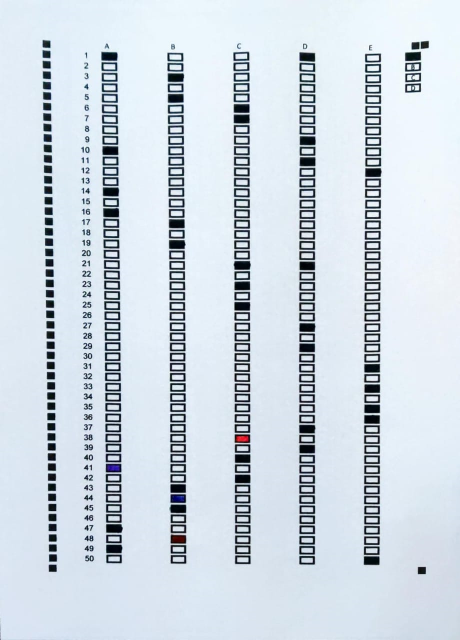
%> input picture preenchido2.png, 920 x 1280 px (shown at 1/2 size)
$ octave main.m   (GNU Octave 9; MATLAB toolbox functions it lacks are replaced by stand-ins)
%> lines starting %> are read from the running program, lines starting %| are printed output that depends on the picture; in (x1, y1, x2, y2) boxes, pixels count from 0 and x2, y2 are one past the last pixel; in counts of white or black regions, pixels touching at a corner belong together; the program's own positions count from 1
%Authors: Eric Schmidt and Emílio Dallastella

clear all; close all; clc;

pkg image load;

%lê as imagens
I = imread('preenchido2.png');
%> I is the input picture: size 1280x920x3 uint8; mean R, G, B 206.6, 216.8, 226.2

%referência do código do começo: https://www.mathworks.com/matlabcentral/answers/24943-detect-square-in-image
%tira o limiar, ou seja, tá encontrando o que limite entre o fundo e o
% que interessa.
%o limiar é um valor entre 0 e 255 que separa a imagem, o que for maior é 1
% e o que for menor é 0.
%graythresh faz um método de achar o limiar, separa o fundo do que interessa
%o im2bw aplica essa limiar à sua imagem
%transforma tudo que não é branco e preto em branco e preto
Ibw = ~im2bw(I,graythresh(I));
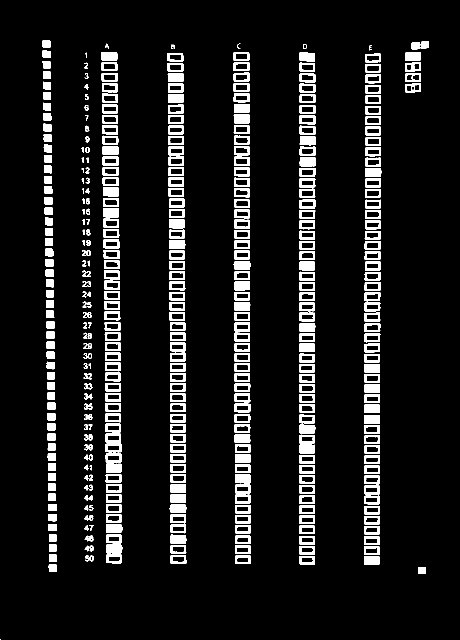
%> Ibw: size 1280x920 logical (shown at 1/2 size); 9.1% white; 398 white regions (4 under 20 px), largest, box (x1, y1, x2, y2) and area: (599, 314, 631, 333) 576, (212, 1048, 246, 1066) 573, (338, 480, 371, 498) 571

%busca "buracos" na imagem, os quadrados das questões são preenchidos com 1
Ifill = imfill(Ibw,'holes');
%> Ifill: size 1280x920 logical; 13.3% white; 398 white regions (4 under 20 px), largest, box (x1, y1, x2, y2) and area: (599, 314, 631, 333) 576, (205, 313, 237, 331) 573, (730, 420, 762, 438) 573

%ele pega e exclui objetos com área menor que 400 / 120
%isso tira ruído por exemplo
Iarea = bwareaopen(Ifill,400);
%> Iarea: size 1280x920 logical; 11.7% white; 254 white regions

Ifinal = bwlabel(Iarea);
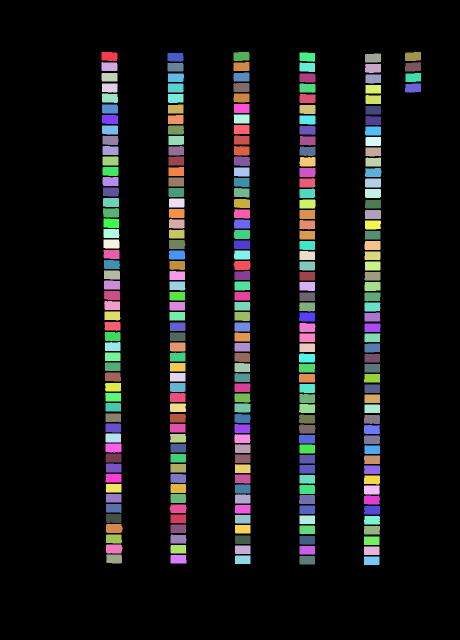
%> Ifinal: size 1280x920 double (shown at 1/2 size); 255 distinct labels, from 0 to 254; one colour per label, 0 black

%ela mede propriedades de objetos. Ela encontra o centro do objetos
%o contorno dele
%a stat29 é a matriz que me diz onde tá cada coisa
stat29 = regionprops(Ifinal,'boundingbox');
%> stat29 = 254 regions; largest, box (x1, y1, x2, y2): (212, 1048, 246, 1066), (467, 522, 501, 540), (204, 187, 236, 206), (205, 271, 237, 290), (206, 416, 238, 435)
%imprime a imagem original
figure(1); imshow(I); hold on;

%imprime os quadrados vermelhos na imagem
for cnt = 1 : numel(stat29) %pegando só as questões
    bb = stat29(cnt).BoundingBox;
    rectangle('position',bb,'edgecolor','r','linewidth',2);
end
%> this loop made 254 passes
%> bb on passes 1 to 3: [203.5 104.5 32 18], [203.5 124.5 32 18], [203.5 146.5 32 17]
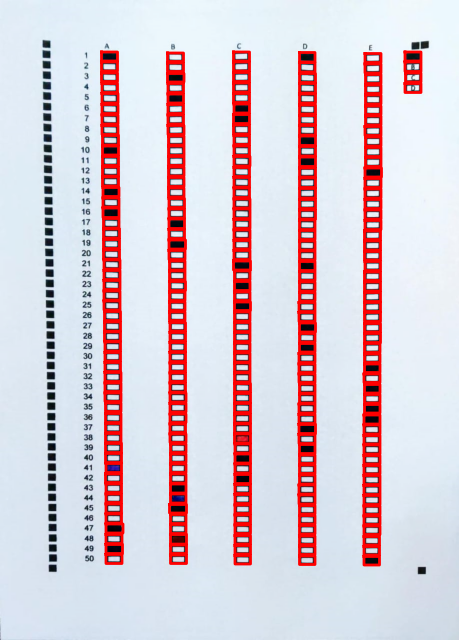
%> figure redrawn from the program's plot data; shown at 1/2 size
%colocando os tipos de prova em vetor e os removendo da matriz principal
for i = 1:4
   tipos_estruturas(i).BoundingBox = stat29(251).BoundingBox;
   stat29(251) = [];
end
%> after the loop, stat29 = 250 regions; largest, box (x1, y1, x2, y2): (212, 1048, 246, 1066), (467, 522, 501, 540), (204, 187, 236, 206), (205, 271, 237, 290), (206, 416, 238, 435); tipos_estruturas = 4 regions; box (x1, y1, x2, y2): (810, 104, 842, 122), (810, 124, 842, 143), (810, 167, 842, 185), (811, 146, 842, 164)

%ordenando as caixas do tipo de prova
  for i = 0:3 %bubble sort para o valor y
       for j = 1:4-i-1
           if(tipos_estruturas(j).BoundingBox(2) > tipos_estruturas(j+1).BoundingBox(2))
                 temp0 = tipos_estruturas(j).BoundingBox;
                 tipos_estruturas(j).BoundingBox = tipos_estruturas(j+1).BoundingBox;
                 tipos_estruturas(j+1).BoundingBox = temp0;
           end
      end
  end
%> after the loop, temp0 = [810.5 167.5 32 18]; tipos_estruturas = 4 regions; box (x1, y1, x2, y2): (810, 104, 842, 122), (810, 124, 842, 143), (811, 146, 842, 164), (810, 167, 842, 185)

%ordenando respostas por y (ordenando de 1-50)
for j = 0:numel(stat29)-1
    for i = 1: numel(stat29)-j-1
        if stat29(i).BoundingBox(2) >stat29(i+1).BoundingBox(2)
            temp = stat29(i);
            stat29(i) = stat29(i+1);
            stat29(i+1) = temp;
        end
    end
end
%> after the loop, stat29 = 250 regions; largest, box (x1, y1, x2, y2): (467, 522, 501, 540), (212, 1048, 246, 1066), (599, 167, 631, 186), (204, 187, 236, 206), (599, 251, 631, 270); temp = 1 region; box (x1, y1, x2, y2): (467, 166, 499, 184)

%ordenando as estruturas (elementos do vetor stat29) em uma matriz
for i = 1:50
  for j = 1:5
        stat29(i,j).BoundingBox = stat29(i+j-1).BoundingBox; %coloca na linha
        if(j==5) %quando chegar em 5 elementos, apaga da coluna
           stat29(i+j-4,:) = [];
           stat29(i+j-4,:) = [];
           stat29(i+j-4,:) = [];
           stat29(i+j-4,:) = [];
        end
  end
end
%> after the loop, stat29 = 250 regions; largest, box (x1, y1, x2, y2): (212, 1048, 246, 1066), (467, 522, 501, 540), (204, 187, 236, 206), (205, 271, 237, 290), (206, 416, 238, 435)

%ordenando as linhas da matriz com base no valor em x (ordenando de A a E)
%fazendo um bubble sort para cada linha
for i = 1:50 %percorre as linhas de cima pra baixo 1 - 50
  for j = 0:4 %bubble sort em cada linha para o valor x
       for k = 1:5-j-1
           if(stat29(i,k).BoundingBox(1) > stat29(i,k+1).BoundingBox(1))
                 temp1= stat29(i,k).BoundingBox;
                 stat29(i,k).BoundingBox = stat29(i,k+1).BoundingBox;
                 stat29(i,k+1).BoundingBox = temp1;
           end
      end
  end
end
%> after the loop, temp1 = [468.5 271.5 31 18]

%stat29 é a matriz com o mapa de onde estão os quadrados das questões
%Ibw é a matriz com todos os pontos pretos (1) e brancos (0) da imagem
%usando stat29, podemos ver onde os quadrados estão na imagem (e em Ibw)
%aí, é só somar os elementos de cada área para saber se está preenchido
%a área de cada quadrado é em torno de 33 x 18px = 594px
%e a área da imagem é 951 x 1226px = 1.165.926px


%acha os retangulos de stat29 no Ibw
indice_resposta = 1; %é usado para inserir os valores na linha certa da matriz resposta
for i = 1:50
    for j = 1:5
       caixa = imcrop(Ibw, stat29(i,j).BoundingBox); %imcrop pega os pontos em Ibw e coloca em caixa
       resposta(indice_resposta,1) = sum(caixa(:)); %é a matriz com a soma dos pixels
       indice_resposta = indice_resposta + 1;
    end
end
%> after the loop, indice_resposta = 251; resposta = 250 values, max 576 at index 54, min 283 at index 6, mean 352.3

%ordenando os elementos do vetor resposta em uma matriz (de 250x1 para 50x5)
for i = 1:50
  for j = 1:5
        resposta(i,j) = resposta(i+j-1); %coloca na linha
        if(j==5) %quando chegar em 5 elementos, apaga da coluna
           resposta(i+j-4,:) = [];
           resposta(i+j-4,:) = [];
           resposta(i+j-4,:) = [];
           resposta(i+j-4,:) = [];
        end
  end
end
%> after the loop, resposta = 50 rows, first 8: [545 285 307 531 305; 283 301 300 305 303; 297 534 295 314 305; 306 322 335 307 284; 314 544 322 301 297; 333 298 556 327 295; 328 303 557 321 284; 332 330 313 306 329]

%lendo as respostas assinaladas (o índice do maior valor de cada linha
%ou nada caso esteja em branco)
%considerando acima de 420 pixels hachurado e abaixo de 420 / 140 não
respostas_aluno = [];
for i = 1:50
    [valor ind] = max(resposta(i,:)); %le o valor maximo de cada linha
    if(valor > 420)
        respostas_aluno = [respostas_aluno ind];
    end
    if(valor <= 420)
        respostas_aluno = [respostas_aluno 0];
    end
end
%> this loop made 50 passes
%> (valor, ind, respostas_aluno) on passes 1 to 12: (545, 1, 1), (305, 4, [1 0]), (534, 2, [1 0 2]), (335, 3, [1 0 2 0]), (544, 2, [1 0 2 0 2]), (556, 3, [1 0 2 0 2 3]), (557, 3, [1 0 2 0 2 3 3]), (332, 1, [1 0 2 0 2 3 3 0]), (539, 4, [1 0 2 0 2 3 3 0 4]), (555, 1, [1 0 2 0 2 3 3 0 4 1]), (576, 4, [1 0 2 0 2 3 3 0 4 1 4]), (551, 5, [1 0 2 0 2 3 3 0 4 1 4 5])
%> (valor, ind) on passes 17 to 22: (552, 2), (339, 3), (571, 2), (335, 2), (570, 3), (326, 1)
%> after the loop, respostas_aluno = 50 values, max 5 at index 12, min 0 at index 2, mean 2.02


%verificando se mais de uma alternativa foi hachurada na mesma linha
%420 pixels hachurado e abaixo de 420 / 140 não
q_hachuradas_temp = 0;
quantidade_q_maisde1 = 0;
for i = 1:50
    for j = 1:5
        if(resposta(i,j) > 420)
            q_hachuradas_temp = q_hachuradas_temp + 1;
        end
    end
    if(q_hachuradas_temp > 1) %anula a questão
        respostas_aluno(i) = -1;
        quantidade_q_maisde1 = quantidade_q_maisde1 + 1;
    end
     q_hachuradas_temp = 0;
 end
%> after the loop, quantidade_q_maisde1 = 2; respostas_aluno = 50 values, max 5 at index 12, min -1 at index 1, mean 1.9

%lendo qual tipo de prova está marcada
for i = 1:4
       caixa2 = imcrop(Ibw, tipos_estruturas(i).BoundingBox);
       tipos_provas(i,1) = sum(caixa2(:));

end
%> after the loop, tipos_provas = [544; 340; 307; 330]


%retirando o tipo de prova da imagem (o índice do maior valor de cada linha)
tipo_escolhido = [];
[valor tipo_escolhido] = max(tipos_provas);
%> valor = 544; tipo_escolhido = 1

%caso o tipo de prova não tenha sido preenchido
%420 pixels hachurado e abaixo de 420 / 140 não
if(valor < 420)
   tipo_escolhido = 0;
end

%descobre qual tipo de prova é
% se for A, carrega o gabarito A, se for B, o B e etc
if(tipo_escolhido == 0)
  disp(['erro, tipo de prova não escolhido']);
  return;
end
if(tipo_escolhido == 1)
  G = imread('gabaritoA1.png');
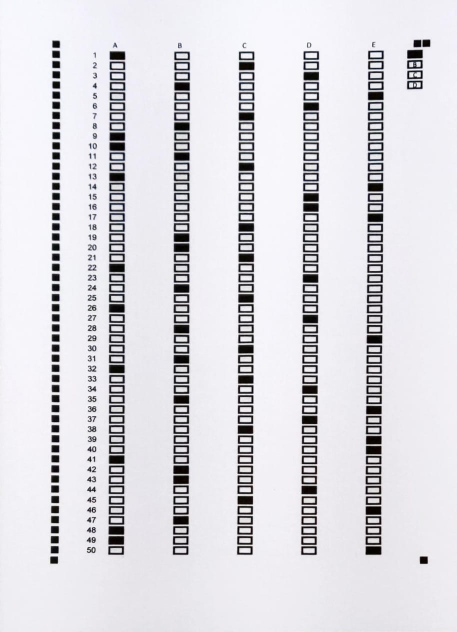
%> input picture gabaritoA1.png, 914 x 1264 px (shown at 1/2 size)
%> G is the input picture: size 1264x914x3 uint8; mean R, G, B 219.6, 218.4, 223.5
end
if(tipo_escolhido == 2)
  G = imread('gabaritoB1.png');
end
if(tipo_escolhido == 3)
  G = imread('gabaritoC1.png');
end
if(tipo_escolhido == 4)
  G = imread('gabaritoD1.png');
end

%------------------- GABARITO ----------------------

%tira o limiar, ou seja, tá encontrando o que limite entre o fundo e o
% que interessa.
%o limiar é um valor entre 0 e 255 que separa a imagem, o que for maior é 1
% e o que for menor é 0.
%graythresh faz um método de achar o limiar, separa o fundo do que interessa
%o im2bw aplica essa limiar à sua imagem
%transforma tudo que não é branco e preto em branco e preto
Gbw = ~im2bw(G,graythresh(G));
%> Gbw: size 1264x914 logical; 9.2% white; 398 white regions (5 under 20 px), largest, box (x1, y1, x2, y2) and area: (731, 1092, 763, 1110) 568, (347, 649, 379, 667) 561, (731, 1012, 763, 1030) 559

%busca "buracos" na imagem, os quadrados das questões são preenchidos com 1
Gfill = imfill(Gbw,'holes');
%> Gfill: size 1264x914 logical; 13.1% white; 398 white regions (5 under 20 px), largest, box (x1, y1, x2, y2) and area: (731, 1072, 763, 1090) 570, (731, 1092, 763, 1110) 568, (347, 588, 379, 606) 564

%ele pega e exclui objetos com área menor que 400
%isso tira ruído por exemplo
Garea = bwareaopen(Gfill,400);
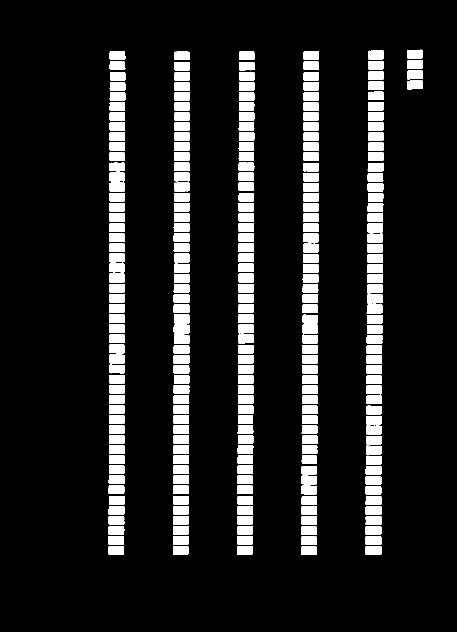
%> Garea: size 1264x914 logical (shown at 1/2 size); 11.6% white; 254 white regions

Gfinal = bwlabel(Garea);
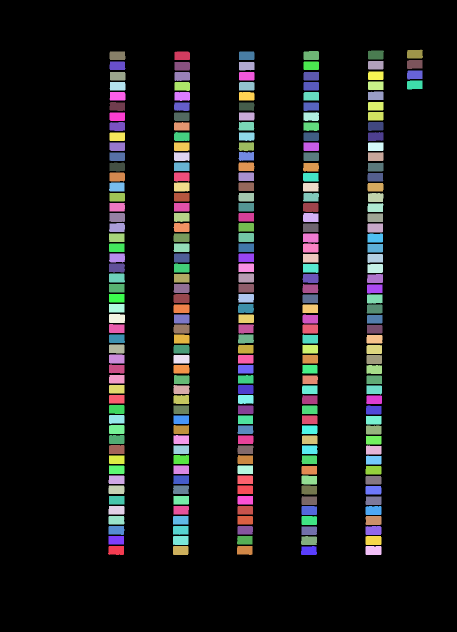
%> Gfinal: size 1264x914 double (shown at 1/2 size); 255 distinct labels, from 0 to 254; one colour per label, 0 black

%ela mede propriedades de objetos. Ela encontra o centro do objetos
%o contorno dele
%a stat29 é a matriz que me diz onde tá cada coisa
matriz_caixas_G = regionprops(Gfinal,'boundingbox');
%> matriz_caixas_G = 254 regions; largest, box (x1, y1, x2, y2): (216, 1092, 248, 1110), (217, 1052, 249, 1070), (218, 426, 250, 444), (218, 446, 250, 464), (218, 507, 250, 525)

%imprime a imagem original
figure(2); imshow(G); hold on;

%imprime os quadrados vermelhos na imagem
for cnt = 1 : numel(matriz_caixas_G) %pegando só as questões
    bbg = matriz_caixas_G(cnt).BoundingBox;
    rectangle('position',bbg,'edgecolor','r','linewidth',2);
end
%> this loop made 254 passes
%> bbg on passes 1 to 3: [216.5 1092.5 32 18], [217.5 951.5 32 17], [217.5 971.5 32 17]
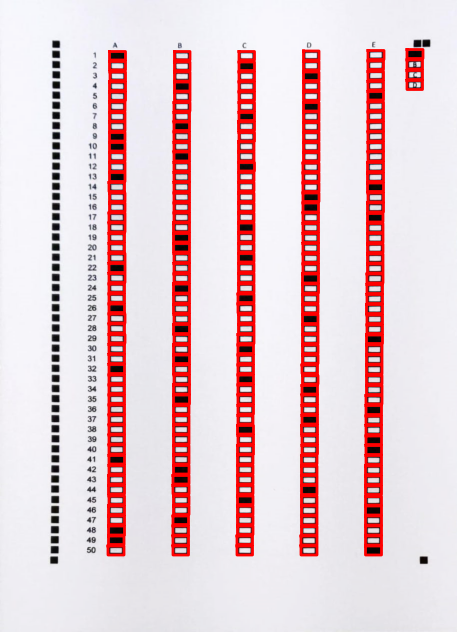
%> figure redrawn from the program's plot data; shown at 1/2 size

%colocando os tipos de prova em vetor e os removendo da matriz principal
for i = 1:4
   tipos_estruturas_G(i).BoundingBox = matriz_caixas_G(251).BoundingBox;
   matriz_caixas_G(251) = [];
end
%> after the loop, matriz_caixas_G = 250 regions; largest, box (x1, y1, x2, y2): (216, 1092, 248, 1110), (217, 1052, 249, 1070), (218, 426, 250, 444), (218, 446, 250, 464), (218, 507, 250, 525); tipos_estruturas_G = 4 regions; box (x1, y1, x2, y2): (814, 99, 846, 117), (814, 120, 845, 138), (814, 141, 845, 159), (814, 161, 845, 179)

%ordenando as caixas do tipo de prova
  for i = 0:3 %bubble sort para o valor y
       for j = 1:4-i-1
           if(tipos_estruturas_G(j).BoundingBox(2) > tipos_estruturas_G(j+1).BoundingBox(2))
                 temp0_G = tipos_estruturas_G(j).BoundingBox;
                 tipos_estruturas_G(j).BoundingBox = tipos_estruturas_G(j+1).BoundingBox;
                 tipos_estruturas_G(j+1).BoundingBox = temp0_G;
           end
      end
  end

%ordenando respostas por y
for j = 0:numel(matriz_caixas_G)-1
    for i = 1: numel(matriz_caixas_G)-j-1
        if matriz_caixas_G(i).BoundingBox(2) > matriz_caixas_G(i+1).BoundingBox(2)
            temp1_G = matriz_caixas_G(i);
            matriz_caixas_G(i) = matriz_caixas_G(i+1);
            matriz_caixas_G(i+1) = temp1_G;
        end
    end
end
%> after the loop, matriz_caixas_G = 250 regions; largest, box (x1, y1, x2, y2): (736, 101, 768, 119), (735, 325, 767, 343), (735, 406, 767, 424), (218, 426, 250, 444), (218, 446, 250, 464); temp1_G = 1 region; box (x1, y1, x2, y2): (607, 102, 638, 120)

%ordenando as estruturas (elementos do vetor stat29) em uma matriz
for i = 1:50
  for j = 1:5
        matriz_caixas_G(i,j).BoundingBox = matriz_caixas_G(i+j-1).BoundingBox; %coloca na linha
        if(j==5) %quando chegar em 5 elementos, apaga da coluna
           matriz_caixas_G(i+j-4,:) = [];
           matriz_caixas_G(i+j-4,:) = [];
           matriz_caixas_G(i+j-4,:) = [];
           matriz_caixas_G(i+j-4,:) = [];
        end
  end
end
%> after the loop, matriz_caixas_G = 250 regions; largest, box (x1, y1, x2, y2): (736, 101, 768, 119), (218, 426, 250, 444), (218, 446, 250, 464), (218, 507, 250, 525), (218, 527, 250, 545)

%ordenando as linhas da matriz com base no valor em x
for i = 1:50 %percorre as linhas de cima pra baixo 1 - 50
  for j = 0:4 %bubble sort em cada linha para o valor x
       for k = 1:5-j-1
           if(matriz_caixas_G(i,k).BoundingBox(1) > matriz_caixas_G(i,k+1).BoundingBox(1))
                 temp2_G = matriz_caixas_G(i,k).BoundingBox;
                 matriz_caixas_G(i,k).BoundingBox = matriz_caixas_G(i,k+1).BoundingBox;
                 matriz_caixas_G(i,k+1).BoundingBox = temp2_G;
           end
      end
  end
end
%> after the loop, matriz_caixas_G = 250 regions; largest, box (x1, y1, x2, y2): (218, 426, 250, 444), (218, 446, 250, 464), (218, 507, 250, 525), (218, 527, 250, 545), (218, 547, 250, 565); temp2_G = [731.5 1052.5 32 18]

%stat29 é a matriz com o mapa de onde estão os quadrados das questões
%Ibw é a matriz com todos os pontos pretos (1) e brancos (0) da imagem
%usando stat29, podemos ver onde os quadrados estão na imagem (e em Ibw)
%aí, é só somar os elementos de cada área para saber se está preenchido
%a área de cada quadrado é em torno de 33 x 18px = 594px
indice_resposta_G = 1;
for i = 1:50
    for j = 1:5
       caixa_G = imcrop(Gbw, matriz_caixas_G(i,j).BoundingBox);
       resposta_G(indice_resposta_G,1) = sum(caixa_G(:));
       indice_resposta_G = indice_resposta_G + 1;
    end
end
%> after the loop, indice_resposta_G = 251; resposta_G = 250 values, max 568 at index 250, min 261 at index 28, mean 355.2

%ordenando os elementos do vetor resposta em uma matriz
for i = 1:50
  for j = 1:5
        resposta_G(i,j) = resposta_G(i+j-1); %coloca na linha
        if(j==5) %quando chegar em 5 elementos, apaga da coluna
           resposta_G(i+j-4,:) = [];
           resposta_G(i+j-4,:) = [];
           resposta_G(i+j-4,:) = [];
           resposta_G(i+j-4,:) = [];
        end
  end
end
%> after the loop, resposta_G = 50 rows, first 8: [529 290 296 312 324; 294 284 508 282 283; 298 307 286 523 297; 315 528 294 303 303; 306 304 287 295 515; 287 283 261 502 312; 297 298 493 294 299; 295 497 286 278 302]

%lendo as respostas assinaladas (o índice do maior valor de cada linha
%ou nada caso esteja em branco)
%considerando acima de 420 pixels hachurado e abaixo de 420 / 140 não
respostas_gabarito = [];
valor=0;
for i = 1:50
    [valor ind] = max(resposta_G(i,:));
    if(valor > 420)
        respostas_gabarito = [respostas_gabarito ind];
    end
    if(valor <= 420)
        respostas_gabarito = [respostas_gabarito 0];
    end
end
%> this loop made 50 passes
%> (valor, ind, respostas_gabarito) on passes 1 to 12: (529, 1, 1), (508, 3, [1 3]), (523, 4, [1 3 4]), (528, 2, [1 3 4 2]), (515, 5, [1 3 4 2 5]), (502, 4, [1 3 4 2 5 4]), (493, 3, [1 3 4 2 5 4 3]), (497, 2, [1 3 4 2 5 4 3 2]), (524, 1, [1 3 4 2 5 4 3 2 1]), (522, 1, [1 3 4 2 5 4 3 2 1 1]), (521, 2, [1 3 4 2 5 4 3 2 1 1 2]), (526, 3, [1 3 4 2 5 4 3 2 1 1 2 3])
%> (valor, ind) on passes 17 to 22: (525, 5), (526, 3), (537, 2), (527, 2), (526, 3), (542, 1)
%> after the loop, respostas_gabarito = 50 values, max 5 at index 5, min 1 at index 1, mean 2.9


%comparando as respostas do aluno com as respostas do gabarito
nota = 0;
for i = 1:50
  if(respostas_aluno(i) == respostas_gabarito(i))
      nota=nota+1;
  end
end
%> after the loop, nota = 12
disp(['A nota do aluno é ', num2str(nota)]);
%| A nota do aluno é 12

disp(['Quantidade de questões com mais de uma alternativa preenchida é ', num2str(quantidade_q_maisde1)]);
%| Quantidade de questões com mais de uma alternativa preenchida é 2
